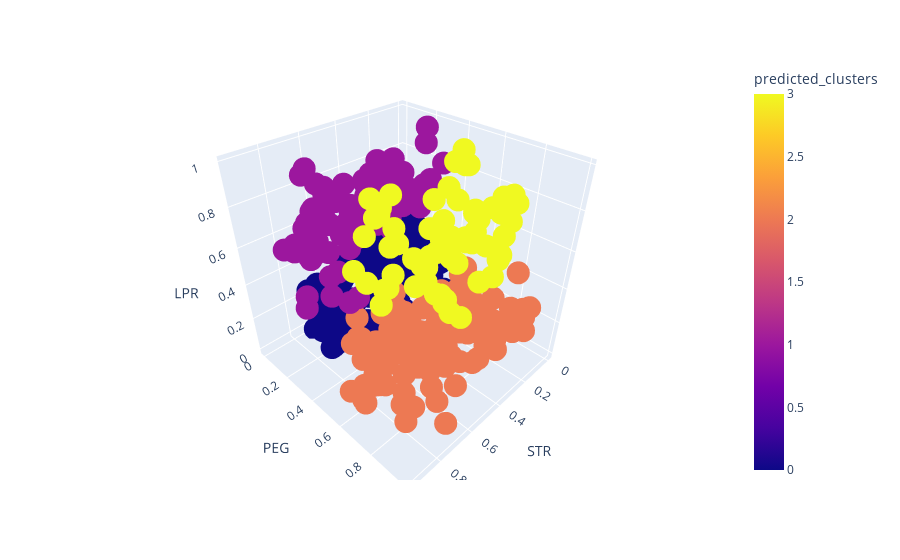

Write notebook code for a chart like this one.
### Code cell
# en iyi kümelemeyi bu 3 features ve hierarchical clstering(4 kümeleme) ile aldık bunu görselleştirelim.
fig = px.scatter_3d(X3, 
                    x='STR',
                    y='PEG',
                    z='LPR',
                    color='predicted_clusters')
fig.show();

### Figure 1 — Plotly figure (JSON) as saved in the notebook; plotly's stock layout.template omitted (floating-point values rounded to 4 significant figures; data arrays with more than 128 entries replaced by an {"elided": "..."} marker saying what was removed)
{"data": [{"hovertemplate": "STR=%{x}<br>PEG=%{y}<br>LPR=%{z}<br>predicted_clusters=%{marker.color}<extra></extra>", "legendgroup": "", "marker": {"color": {"elided": "403 int values"}, "coloraxis": "coloraxis", "symbol": "circle"}, "mode": "markers", "name": "", "scene": "scene", "showlegend": false, "type": "scatter3d", "x": {"elided": "403 float values"}, "y": {"elided": "403 float values"}, "z": {"elided": "403 float values"}}], "layout": {"coloraxis": {"colorbar": {"title": {"text": "predicted_clusters"}}, "colorscale": [[0, "#0d0887"], [0.1111, "#46039f"], [0.2222, "#7201a8"], [0.3333, "#9c179e"], [0.4444, "#bd3786"], [0.5556, "#d8576b"], [0.6667, "#ed7953"], [0.7778, "#fb9f3a"], [0.8889, "#fdca26"], [1, "#f0f921"]]}, "legend": {"tracegroupgap": 0}, "margin": {"t": 60}, "scene": {"domain": {"x": [0, 1], "y": [0, 1]}, "xaxis": {"title": {"text": "STR"}}, "yaxis": {"title": {"text": "PEG"}}, "zaxis": {"title": {"text": "LPR"}}}}}
